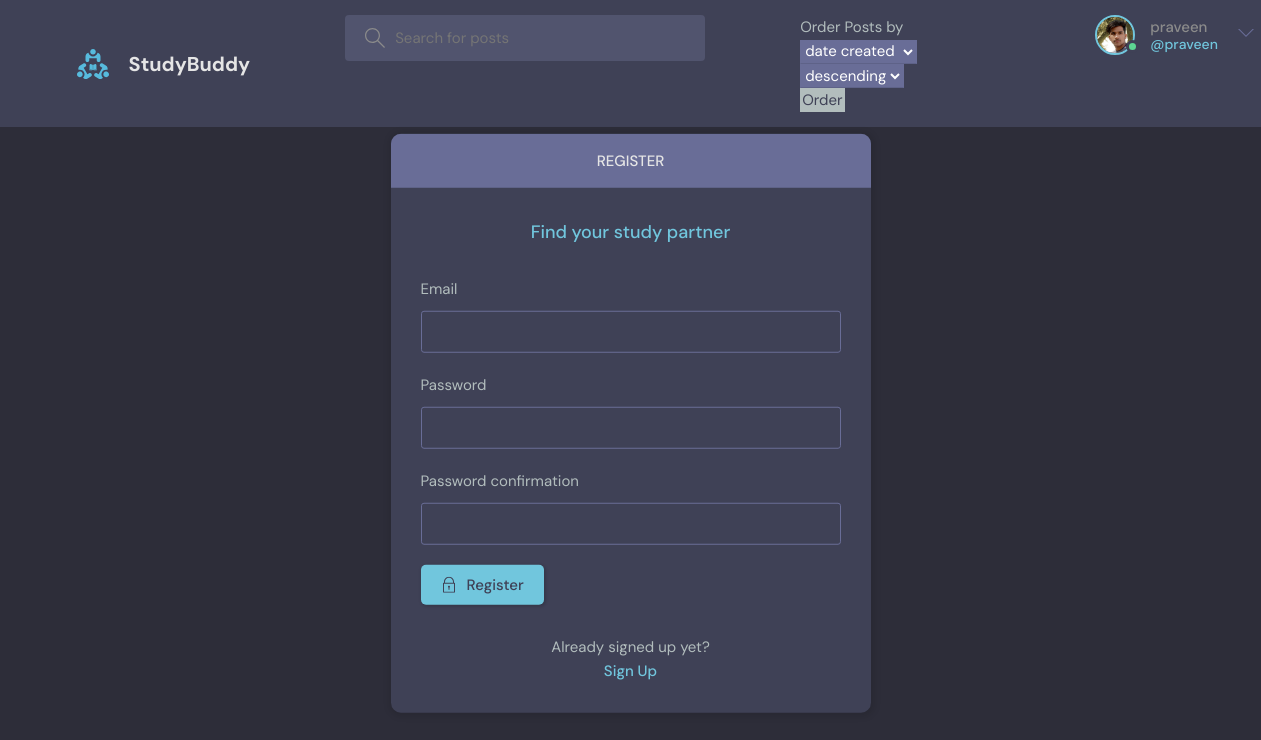
Page /register/ (signed in) on the committed database.
### base/models.py (models this page shows)
class User(AbstractUser):
    name = models.CharField(max_length=200, null=True)
    real_first_name = models.CharField(max_length=200, null=True)
    real_last_name = models.CharField(max_length=200, null=True)
    email = models.EmailField(unique=True, null=True)
    GENDER_MALE = 0
    GENDER_FEMALE = 1
    GENDER_CHOICES = [(GENDER_MALE, 'Male'), (GENDER_FEMALE, 'Female')]
    gender = models.IntegerField(choices=GENDER_CHOICES, null=True)
    bio = models.TextField(max_length=300, null=True)
    avatar = models.ImageField(null=True, default="avatar.svg")
    CL_Subject = 0
    EL_Subject = 1
    FR_Subject = 2
    IPLA_Subject = 3
    MA_Subject = 4
    PH_Subject = 5
    CM_Subject = 6
    OS_Subject = 7
    JS_Subject = 8
    CI_Subject = 9
    ME_Subject = 10
    CH_Subject = 11
    EI_Subject = 12
    BA_Subject = 13
    MIS_Subject = 14
    FM_Subject = 15
    EC_Subject = 16
    EE_Subject = 17
    CE_Subject = 18
    CO_Subject = 19
    IPEECS_Subject = 20
    AP_Subject = 21
    GP_Subject = 22
    SS_Subject = 23
    GA_Subject = 24
    HK_Subject = 25
    LS_Subject = 26
    BM_Subject = 27
    SUBJECT_CHOICES = [(CL_Subject, '中國文學系'), (EL_Subject, '英美語文學系'),
                       (FR_Subject, '法國語文學系'), (IPLA_Subject, '文學院學士班'),
                       (CM_Subject, '化學系'), (OS_Subject, '光電科學與工程學系'),
                       (JS_Subject, '理學院學士班'), (CI_Subject, '土木工程學系'),
                       (ME_Subject, '機械工程學系'), (CH_Subject, '化學工程與材料工程學系'),
                       (EI_Subject, '工學院學士班'), (BA_Subject, '企業管理學系'),
                       (MIS_Subject, '資訊管理學系'), (FM_Subject, '財務金融學系'),
                       (EC_Subject, '經濟學系'), (EE_Subject, '電機工程學系'),
                       (CE_Subject, '資訊工程學系'), (CO_Subject, '通訊工程學系'),
                       (IPEECS_Subject, '資訊電機學院學士班'), (AP_Subject, '大氣科學學系'),
                       (GP_Subject, '地球科學學系'), (SS_Subject, '太空工程與科學學系'),
                       (GA_Subject, '地科院學士班'), (HK_Subject, '客家語文暨社會科學學系'),
                       (LS_Subject, '生命科學系'), (BM_Subject, '生醫工程與科學學系')]
    Subject = models.IntegerField(choices=SUBJECT_CHOICES, null=True)
    USERNAME_FIELD = 'email'
    REQUIRED_FIELDS = ['username']

### base/views.py (the view, shortened to what this page needs)
# urls.py: path('register/', views.registerPage, name="register"),
def registerPage(request):
    form = MyUserCreationForm()
    return render(request, 'base/login_register.html', {'form': form})

### base/forms.py (shortened to what this page needs)
class MyUserCreationForm(UserCreationForm):
    class Meta:
        model = User
        fields = ['email', 'password1', 'password2']

### base/templates/base/login_register.html (shortened to what this page needs)
{% extends 'main.html' %}
{% block content %}
<main class="auth layout">
  {% if page == 'login' %}
  <div class="container">
    <div class="layout__box">
      <div class="layout__boxHeader">
        <div class="layout__boxTitle">
          <h3>Login</h3>
        </div>
      </div>
      <div class="layout__body">
        <h2 class="auth__tagline">Find your study partner</h2>
        <form class="form" action="" method="POST">
          {% csrf_token %}
          <div class="form__group form__group">
            <label for="room_name">Email</label>
            <input id="username" name="email" type="email" placeholder="e.g. dennis_ivy@email.com" />
          </div>
          <div class=" form__group">
            <label for="password">Password</label>
            <input id="password" name="password" type="password"
              placeholder="&bull;&bull;&bull;&bull;&bull;&bull;&bull;&bull;" />
          </div>
          <button class="btn btn--main" type="submit">
            <svg version="1.1" xmlns="http://www.w3.org/2000/svg" width="32" height="32" viewBox="0 0 32 32">
              <title>lock</title>
              <path
                d="M27 12h-1v-2c0-5.514-4.486-10-10-10s-10 4.486-10 10v2h-1c-0.553 0-1 0.447-1 1v18c0 0.553 0.447 1 1 1h22c0.553 0 1-0.447 1-1v-18c0-0.553-0.447-1-1-1zM8 10c0-4.411 3.589-8 8-8s8 3.589 8 8v2h-16v-2zM26 30h-20v-16h20v16z">
              </path>
              <path
                d="M15 21.694v4.306h2v-4.306c0.587-0.348 1-0.961 1-1.694 0-1.105-0.895-2-2-2s-2 0.895-2 2c0 0.732 0.413 1.345 1 1.694z">
              </path>
            </svg>
            Login
          </button>
        </form>
        <div class="auth__action">
          <p>Haven't signed up yet?</p>
          <a href="{% url 'register' %}" class="btn btn--link">Sign Up</a>
        </div>
      </div>
    </div>
  </div>
  {% else %}
  <div class="container">
    <div class="layout__box">
      <div class="layout__boxHeader">
        <div class="layout__boxTitle">
          <h3>Register</h3>
        </div>
      </div>
      <div class="layout__body">
        <h2 class="auth__tagline">Find your study partner</h2>
        <form class="form" action="" method="POST">
          {% for field in form %}
          <div class="form__group form__group">
            <label for="room_name">{{field.label}}</label>
            {{field}}
          </div>
          {% endfor %}
          <button class="btn btn--main" type="submit">
            Register
          </button>
        </form>
        <div class="auth__action">
          <p>Already signed up yet?</p>
          <a href="{% url 'login' %}" class="btn btn--link">Sign Up</a>
        </div>
      </div>
    </div>
  </div>
  {% endif %}
</main>
{% endblock content %}

### templates/navbar.html (shortened to what this page needs)
{% load static %}
<header class="header header--loggedIn">
    <div class="container">
        <a href="{% url 'home' %}" class="header__logo">
            <img src="{% static 'images/logo.svg' %}" />
            <h1>StudyBuddy</h1>
        </a>
        <form class="header__search" method="GET" action="{% url 'home' %}">
            <label>
                <input name="q" placeholder="Search for posts" />
            </label>
        </form>
        <div class="order-container">
            <form class="" method="GET" action="{% url 'home' %}">
                <label for="order_option">
                    Order Posts by <br>
                    <div class="custom-select" style="width:200px;">
                        <select name="order_option" default='created'>
                            <option value="created">date created</option>
                    </div>
                </label>
                <div class="custom-select" style="width:200px;">
                    <select name="order_direction" default="descending">
                        <option value="descending">descending</option>
                </div>
                <input id="order-button" type="submit" value="Order">
            </form>
        </div>
        <nav class="header__menu">
            {% if request.user.is_authenticated %}
            <div class="header__user">
                <a href="{% url 'update-user' %}">
                    <div class="avatar avatar--medium active">
                        <img src="{{request.user.avatar.url}}" />
                    </div>
                    <p>{{request.user.username}} <span>@{{request.user.username}}</span></p>
                </a>
                <button class="dropdown-button">
                    <svg version="1.1" xmlns="http://www.w3.org/2000/svg" width="32" height="32" viewBox="0 0 32 32">
                        <title>chevron-down</title>
                        <path d="M16 21l-13-13h-3l16 16 16-16h-3l-13 13z"></path>
                    </svg>
                </button>
            </div>
            {% else %}
            <a href="{% url 'login' %}">
                <img src="{% static 'images/avatar.svg' %}" />
                <p>Login</p>
            </a>
            {% endif %}
        </nav>
    </div>
</header>

### rows in the picture
User: user.avatar (picture), user.username "praveen"

### other values in the picture
{{ field.label }} "Email" "Password" "Password confirmation"
